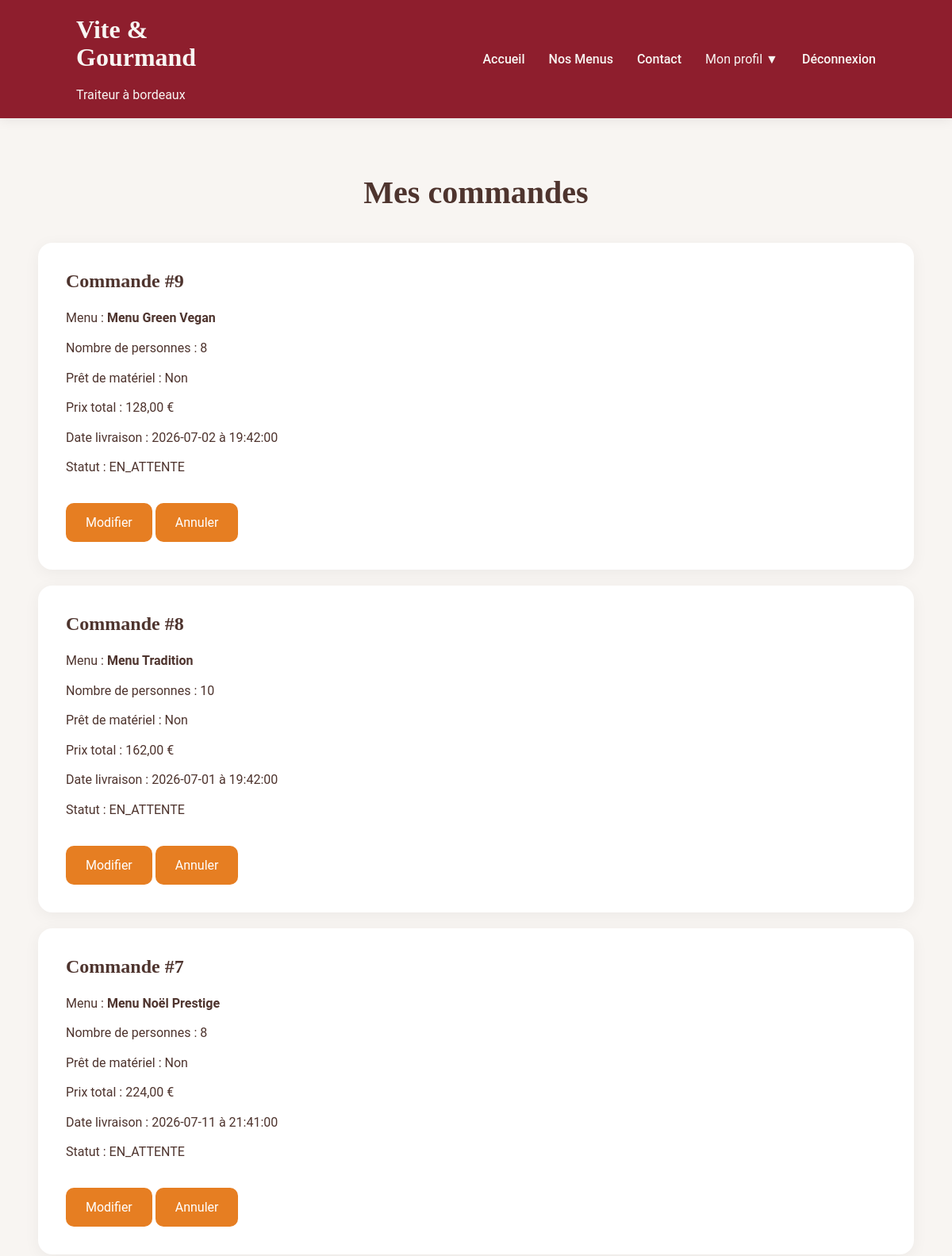
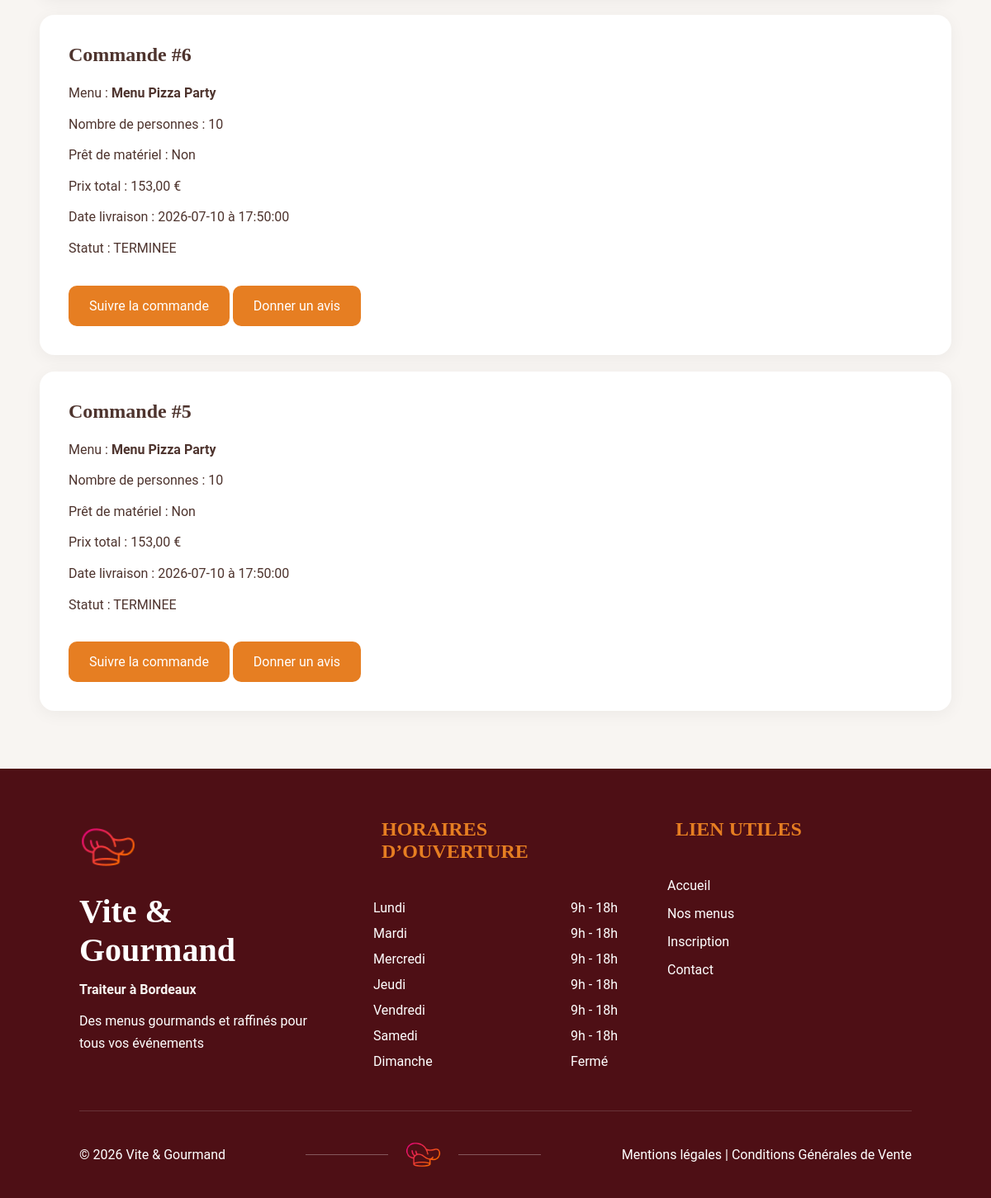
Screenshot of /pages/client/commande-client.php (signed in) with the database file from the repository (2 pictures, top to bottom).
### tables this page shows
CREATE TABLE `commande` (
  `idCommande` int(11) NOT NULL,
  `dateCommande` datetime DEFAULT current_timestamp(),
  `dateLivraison` date NOT NULL,
  `heureLivraison` time NOT NULL,
  `adresseLivraison` varchar(255) NOT NULL,
  `nbPersonnes` int(11) NOT NULL,
  `prixTotal` decimal(10,2) NOT NULL,
  `statut` enum('EN_ATTENTE','ACCEPTEE','EN_PREPARATION','EN_LIVRAISON','LIVREE','EN_ATTENTE_MATERIEL','TERMINEE','ANNULEE') DEFAULT 'EN_ATTENTE',
  `idUtilisateur` int(11) NOT NULL,
  `prixMenu` decimal(10,2) NOT NULL DEFAULT 0.00,
  `pretMateriel` tinyint(1) NOT NULL DEFAULT 0,
  `restitutionMateriel` tinyint(1) NOT NULL DEFAULT 0
);

CREATE TABLE `menu` (
  `idMenu` int(11) NOT NULL,
  `titre` varchar(150) NOT NULL,
  `description` text DEFAULT NULL,
  `theme` varchar(100) DEFAULT NULL,
  `regime` varchar(100) DEFAULT NULL,
  `nbPersonnesMin` int(11) NOT NULL,
  `prixParPersonne` decimal(10,2) NOT NULL,
  `stock` int(11) DEFAULT 0,
  `conditions` text DEFAULT NULL
);

### pages/client/commande-client.php (the view, shortened to what this page needs)
<?php
require '../../config/database.php';
$idUtilisateur = (int) $_SESSION['user']['idUtilisateur'];
$sql = "
SELECT
    c.*,
    m.titre AS menuTitre
FROM commande c
INNER JOIN commande_menu cm
ON c.idCommande = cm.idCommande
INNER JOIN menu m
ON cm.idMenu = m.idMenu
WHERE c.idUtilisateur = ?
ORDER BY c.dateCommande DESC
";
$query = $pdo->prepare($sql);
$query->execute([$idUtilisateur]);
$commandes = $query->fetchAll();
?>
<!DOCTYPE html>
<html lang="fr">
<head>
    <link rel="stylesheet" href="../../css/vite&gourmand.css">
    <link rel="stylesheet" href="../../css/admin_client/admin_client1.css">
</head>
<body>
<?php require '../../includes/navbar.php'; ?>
<main class="container">
    <h1 class="page-title">Mes commandes</h1>
    <?php foreach($commandes as $commande): ?>
    <div class="card">
        <h3>
            Commande #<?= (int) $commande['idCommande']; ?>
        </h3>
        <p>
            Menu :
            <strong><?= htmlspecialchars($commande['menuTitre']); ?></strong>
        </p>
        <p>
            Nombre de personnes :
            <?= (int) $commande['nbPersonnes']; ?>
        </p>
        <p>
            Prêt de matériel :
            <?= (int) $commande['pretMateriel'] == 1 ? 'Oui' : 'Non'; ?>
        </p>
        <p>
            Prix total :
            <?= number_format((float) $commande['prixTotal'], 2, ',', ''); ?> €
        </p>
        <p>
            Date livraison :
            <?= htmlspecialchars($commande['dateLivraison']); ?>
            à
            <?= htmlspecialchars($commande['heureLivraison']); ?>
        </p>
        <p>
            Statut :
            <?= htmlspecialchars($commande['statut']); ?>
        </p>
        <?php if($commande['statut'] === 'EN_ATTENTE'): ?>
            <a
                href="update-commande.php?id=<?= (int) $commande['idCommande']; ?>"
                class="btn"
            >
                Modifier
            </a>
            <a
                href="cancel-commande.php?id=<?= (int) $commande['idCommande']; ?>"
                class="btn"
            >
                Annuler
            </a>
        <?php endif; ?>
        <?php if($commande['statut'] !== 'EN_ATTENTE'): ?>
            <a
                href="suivie-commande.php?id=<?= (int) $commande['idCommande']; ?>"
                class="btn">
                Suivre la commande
            </a>
        <?php endif; ?>
        <?php if($commande['statut'] === 'TERMINEE'): ?>
            <a
                href="avis.php?id=<?= (int) $commande['idCommande']; ?>"
                class="btn"
            >
                Donner un avis
            </a>
        <?php endif; ?>
    </div>
    <?php endforeach; ?>
</main>
<?php require '../../includes/footer.php'; ?>
</body>
</html>

### css/vite&gourmand.css (style rules this page uses)
* { margin: 0; padding: 0; box-sizing: border-box; }
body { font-family: 'Roboto', sans-serif; background: #F8F5F2; color: #4E342E; }
.page-title { text-align: center; font-family: 'Playfair Display', serif; font-size: 40px; margin-bottom: 40px; }
h3 { font-family: 'Playfair Display', serif; font-size: 24px; margin-bottom: 20px; }

### css/admin_client/admin_client1.css (style rules this page uses)
.container { width: 92%; max-width: 1300px; margin: 70px auto; }
.card { background: white; border-radius: 18px; padding: 35px; margin-bottom: 20px; box-shadow: 0 4px 20px rgba(0, 0, 0, 0.05); }
.card p { margin-bottom: 12px; line-height: 1.6; }
.btn { display: inline-block; align-self: flex-start; background: #E67E22; color: white; text-decoration: none; margin-top: 20px; padding: 15px 25px; border-radius: 10px; transition: 0.3s; }

### rows the page displays
commande: idCommande "9", menu.titre "Menu Green Vegan", nbPersonnes "8", pretMateriel "Non", prixTotal "128,00", dateLivraison "2026-07-02", heureLivraison "19:42:00", statut "EN_ATTENTE"
commande: idCommande "8", menu.titre "Menu Tradition", nbPersonnes "10", pretMateriel "Non", prixTotal "162,00", dateLivraison "2026-07-01", heureLivraison "19:42:00", statut "EN_ATTENTE"
commande: idCommande "7", menu.titre "Menu Noël Prestige", nbPersonnes "8", pretMateriel "Non", prixTotal "224,00", dateLivraison "2026-07-11", heureLivraison "21:41:00", statut "EN_ATTENTE"
commande: idCommande "6", menu.titre "Menu Pizza Party", nbPersonnes "10", pretMateriel "Non", prixTotal "153,00", dateLivraison "2026-07-10", heureLivraison "17:50:00", statut "TERMINEE"
commande: idCommande "5", menu.titre "Menu Pizza Party", nbPersonnes "10", pretMateriel "Non", prixTotal "153,00", dateLivraison "2026-07-10", heureLivraison "17:50:00", statut "TERMINEE"
